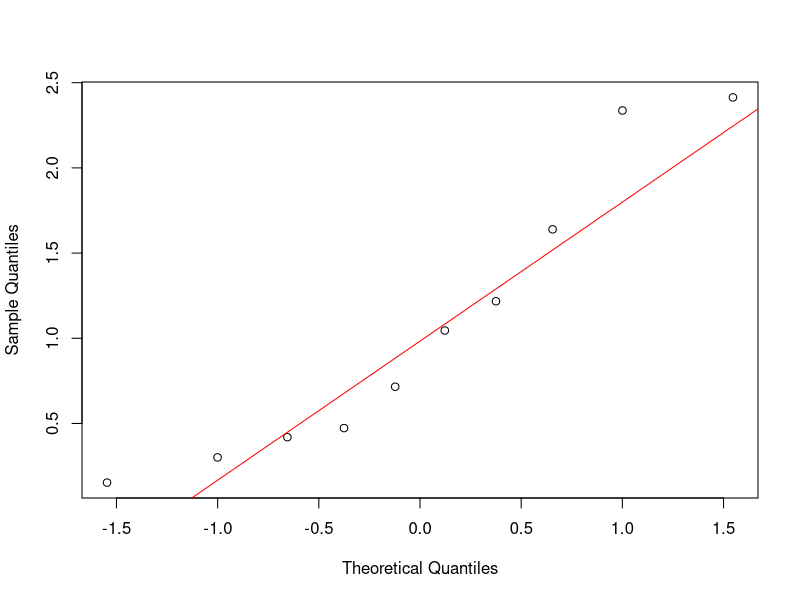
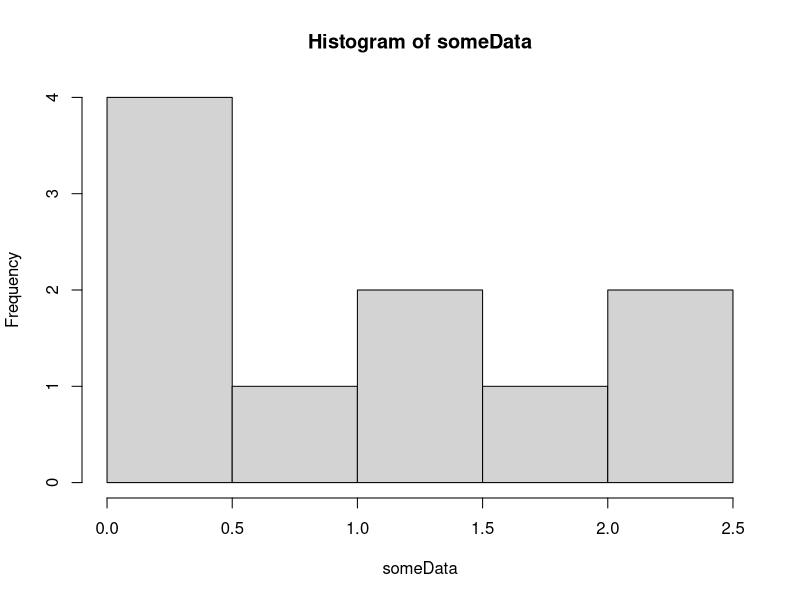

Here is the R script that generated these plots, in order:
someData<-c(1.0456991, 1.6392089, 0.3008062, 2.3369440, 0.4728599, 1.2173219, 0.4196017, 0.1529721, 0.7154912, 2.4137436)
qqnorm(someData,main="")
qqline(someData, col="red")
hist(someData)
